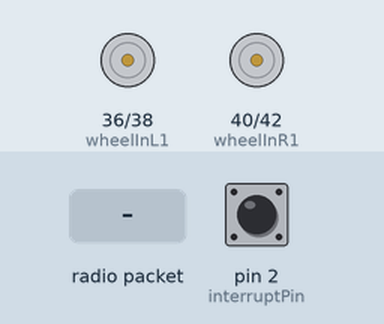
The sketch below on a simulated Arduino Mega 2560, built with avr-gcc and run on an emulated ATmega2560. Shown: motor-driver pin pairs drawn as motors (green arrow = first pin HIGH = forward, orange = second pin HIGH = backward, longer = more drive). The test bench sets the inputs (shaded band); at power-on: pin 2 (interruptPin) HIGH. No radio packets arrive unless stated; what the sketch prints to the serial monitor is not drawn.

Above: at 1.2 s.
1.3 s: radio packet "d" arrives
At 2.5 s:
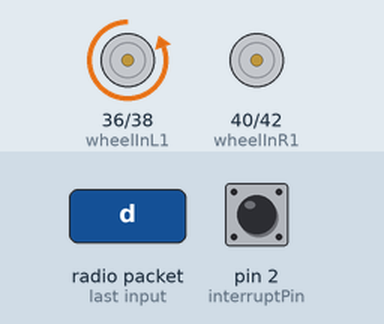
2.8 s: radio packet "c" arrives
At 4.0 s:
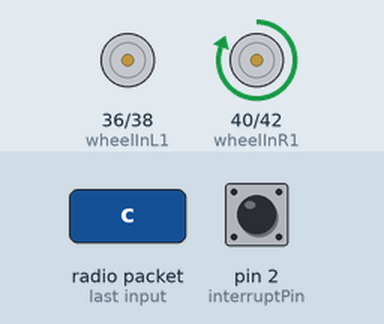
4.3 s: radio packet "b" arrives
At 5.5 s:
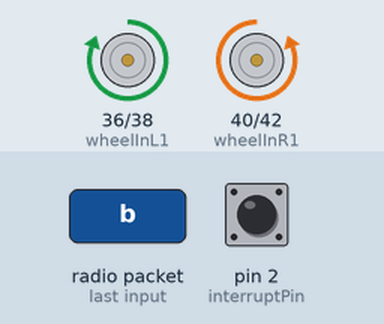
5.8 s: radio packet "a" arrives
At 6.9 s:
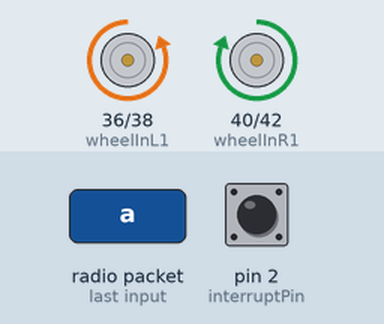
7.3 s: pin 2 (interruptPin) pulled LOW for 1 s
At 9.2 s:
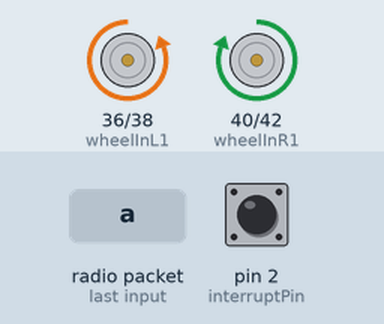
9.8 s: pin 2 (interruptPin) pulled LOW for 3.2 s
At 10.6 s:
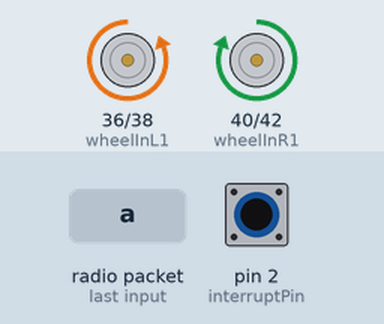
Timing chart, 0 to 12.8 s (numbered marks = the images above; inputs shaded):
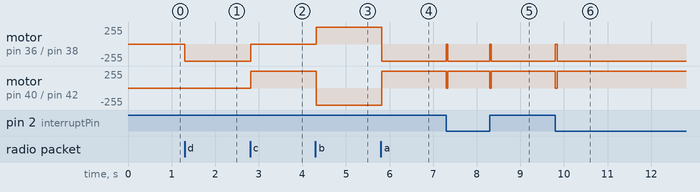

The sketch:

Drone.ino
```cpp
#include<Wire.h>
#include <VirtualWire.h>

/*Pins Declaration*/
#define echoPinBack     22  // data pin for ultrasonic sensor at the back
#define echoPinRight    24  // data pin for ultrasonic sensor on the right
#define echoPinLeft     26  // data pin for ultrasonic sensor on the left
#define echoPinFront    28  // data pin for ultrasonic sensor in front
#define TX_PIN          12  // data pin for transmitter module, 433Mhz
#define RX_PIN          11  // data pin for reciever module, 433 Mhz
#define trigPin         34  // Universal trigger pin for all ultrasonic sensors
#define wheelInL1       36  // Control pin 1 for the left motor
#define wheelInL2       38  // Control pin 2 for the left motor
#define wheelInR1       40  // Control pin 1 for the right motor
#define wheelInR2       42  // Control pin 2 for the right motor
#define interruptPin    2  //


int delayTime = 50; // ms

enum CMD{STOP=0, FORWARD=1, BACKWARD=2, LEFT=3, RIGHT=4};
enum CMD droneControl = STOP;


void blink() {
  stopMotor();
}


void setup()
{
  Serial.begin(9600);    // Debugging only
  pinMode(interruptPin, INPUT_PULLUP);
  attachInterrupt(digitalPinToInterrupt(interruptPin), blink, CHANGE);

  /*****Define mode for each pin*****/

  /*INPUTS*/
  pinMode(echoPinBack, INPUT);
  pinMode(echoPinRight, INPUT);
  pinMode(echoPinLeft, INPUT);
  pinMode(echoPinFront, INPUT);

  /*OUTPUTS*/
  vw_set_tx_pin(TX_PIN);
  vw_set_rx_pin(RX_PIN);
  vw_setup(2000);
  vw_rx_start();
  pinMode(trigPin, OUTPUT);
  pinMode(wheelInL1, OUTPUT);
  pinMode(wheelInL2, OUTPUT);
  pinMode(wheelInR1, OUTPUT);
  pinMode(wheelInR2, OUTPUT);

}

       /*
        * e = stop
        * d = right
        * c = left
        * b = bck
        * a = fwd
        */
char prev_flag = 'e';
void loop()
{
    uint8_t buf[VW_MAX_MESSAGE_LEN];
    uint8_t buflen = VW_MAX_MESSAGE_LEN;
    vw_get_message(buf, &buflen);
       int i;
       char flag = (char)buf[i  ];
       Serial.println(flag);
       if(true){
         if(flag == 'd'){
          Serial.println("RIGHT");
          setRightMotor(LOW, LOW);
          setLeftMotor(LOW, HIGH);
         }
         if(flag == 'c'){
          Serial.println("LEFT");
          setLeftMotor(LOW, LOW);
          setRightMotor(HIGH, LOW);
         }
         if(flag == 'b'){
          Serial.println("BACKWARDS");
          setLeftMotor(HIGH, LOW);
          setRightMotor(LOW, HIGH);
         }
         if(flag == 'a'){
          Serial.println("FORWARDS");
          setRightMotor(HIGH, LOW);
          setLeftMotor(LOW, HIGH);
         }
         if(flag == 'e'){
          Serial.println("STOP");
          setRightMotor(LOW, LOW);
          setLeftMotor(LOW, LOW);
         }
       }
       prev_flag = flag;

    delay(50);

}


/** Function for getting the reading of ultrasonic sensor */
float getEchoOutput(int echoPin)
{
  long duration;

  digitalWrite(trigPin, LOW);             // Clear the trigPin
  delayMicroseconds(2);

  digitalWrite(trigPin, HIGH);              // Set the trigPin on HIGH state for 10 micro seconds
  delayMicroseconds(10);

  digitalWrite(trigPin, LOW);
  duration = pulseIn(echoPin, HIGH);          // Get the sound wave travel time in microseconds
  return duration * 0.034 / 2;              // Calculate the distance and return
}


void setSpeed(int speed)
{
  //speed = (speed > 255)? 255: speed;
  //analogWrite(ctrlSpeedPin, speed);
}


/** Function used for setting the output pins from motor controller IC. Controls Right motor*/
void setLeftMotor(int pinOut1, int pinOut2)
{
  //LOW, HIGH = FORWARD
  digitalWrite(wheelInL1, pinOut1);
  digitalWrite(wheelInL2, pinOut2);
}

/** Function used for setting the output pins from motor controller IC. Controls Left motor*/
void setRightMotor(int pinOut1, int pinOut2)
{
  //HIGH, LOW = FORWARD
  digitalWrite(wheelInR1, pinOut1);
  digitalWrite(wheelInR2, pinOut2);
}


/** Function used to stop the motor by setting the input voltages of motor to LOW*/
void stopMotor()
{
  setRightMotor(LOW, LOW);
  setLeftMotor(LOW, LOW);
}

/** Function used to make motor move forwards*/
void fwd()
{
  setRightMotor(HIGH, LOW);
  setLeftMotor(LOW, HIGH);
}

/** Function used to make motor move backwards*/
void bkw()
{
  setRightMotor(LOW, HIGH);
  setLeftMotor(HIGH, LOW);
}

void fwd_right()
{
  fwd();
  setLeftMotor(LOW, LOW);
}
void fwd_left()
{
  fwd();
  setRightMotor(LOW, LOW);
}

void bkw_right()
{
  bkw();
  setLeftMotor(LOW, LOW);
}

void bkw_left()
{
  bkw();
  setRightMotor(LOW, LOW);
}
```

Measured:
- after the input at 1.3 s, motor on pin 36 (wheelInL1) / pin 38 (wheelInL2): stopped → backward 255/255 at once
- after the input at 2.8 s, motor on pin 36 (wheelInL1) / pin 38 (wheelInL2): backward 255/255 → stopped at once; motor on pin 40 (wheelInR1) / pin 42 (wheelInR2): stopped → forward 255/255 at once
- after the input at 4.3 s, motor on pin 36 (wheelInL1) / pin 38 (wheelInL2): stopped → forward 255/255 at once; motor on pin 40 (wheelInR1) / pin 42 (wheelInR2): forward 255/255 → backward 255/255 at once
- after the input at 5.8 s, motor on pin 36 (wheelInL1) / pin 38 (wheelInL2): forward 255/255 → backward 255/255 at once; motor on pin 40 (wheelInR1) / pin 42 (wheelInR2): backward 255/255 → forward 255/255 at once
- after the input at 7.3 s, motor on pin 36 (wheelInL1) / pin 38 (wheelInL2): alternates backward 255/255 for 0.97 s and stopped for 0.03 s, starting at once; motor on pin 40 (wheelInR1) / pin 42 (wheelInR2): alternates forward 255/255 for 0.97 s and stopped for 0.03 s, starting at once
- after the input at 9.8 s, motor on pin 36 (wheelInL1) / pin 38 (wheelInL2): backward 255/255 → stopped at once, → backward 255/255 0.04 s later; motor on pin 40 (wheelInR1) / pin 42 (wheelInR2): forward 255/255 → stopped at once, → forward 255/255 0.04 s later
